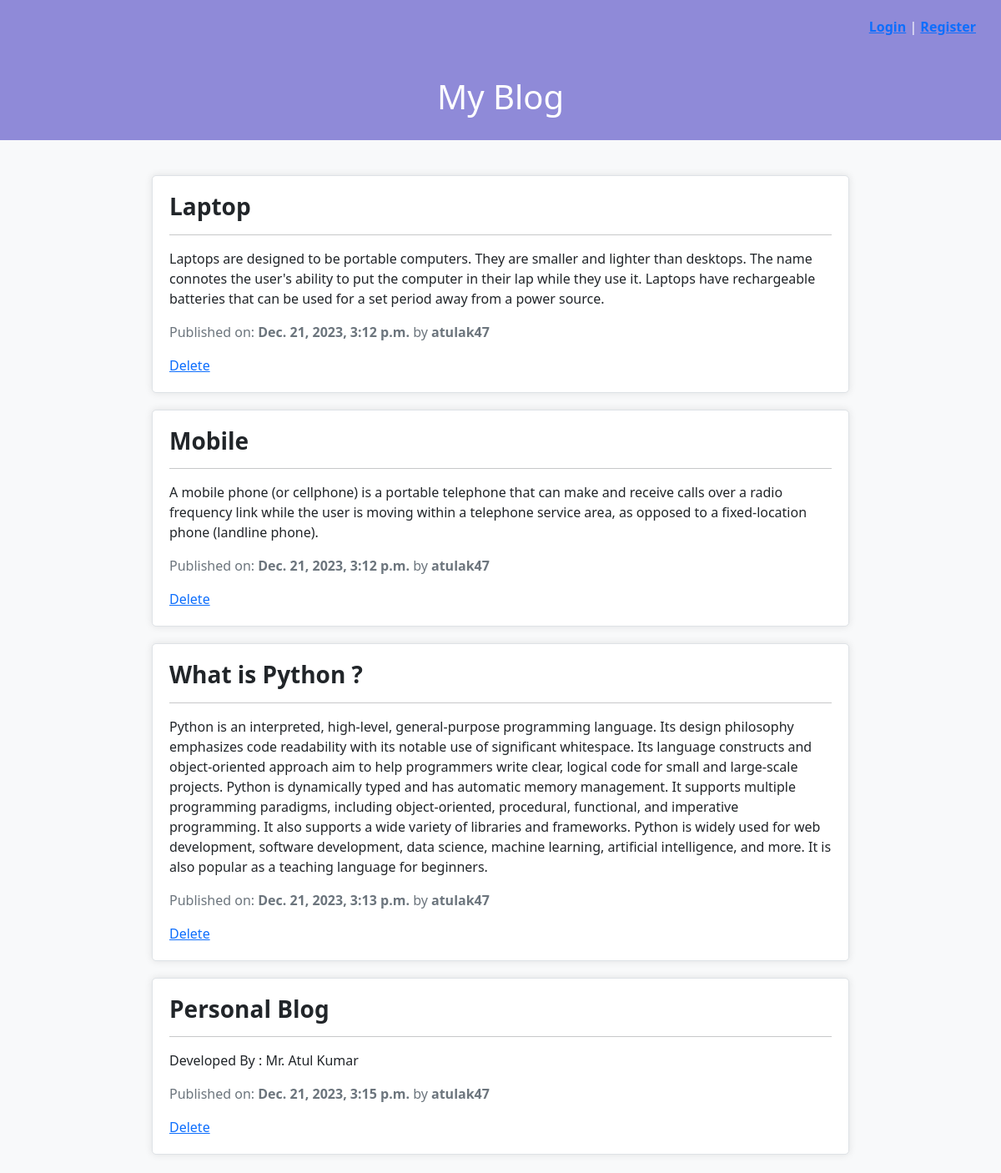
The page / on the database its author committed.
### blog/models.py (models this page shows, shortened)
class Blogpost(models.Model):
    title = models.CharField(max_length=200)
    content = models.TextField()
    pub_date = models.DateTimeField(auto_now_add=True)
    author = models.ForeignKey(User, on_delete=models.CASCADE)

### blog/views.py (the view)
# urls.py: path('', blog_list, name='blog_list'),
def blog_list(request):
    posts = Blogpost.objects.all()
    return render(request, 'blog/blog_list.html', {'posts': posts})

### blog/templates/blog/blog_list.html
{% extends 'base.html' %}
{% block content %}
    <div class="header">
        {% if user.is_authenticated %}
        <p style="text-align: right; margin-right: 30px;">Welcome, {{ user.username }}! <a href="{% url 'logout' %}" class="text-primary"><strong>Logout</strong></a></p>
      {% else %}
        <p style="text-align: right; margin-right: 30px;"><a href="{% url 'login' %}"class="text-primary"><strong>Login</strong></a> | <a href="{% url 'register' %}"class="text-primary"><strong>Register</strong></a></p>
      {% endif %}
        <h1 class="mt-5  text-center">My Blog</h1>
    </div>
    <div style="margin: auto;width: 70%;padding: 2px; margin-top: 40px;">
        {% for post in posts %}
            <div class="post">
                <h3><strong>{{ post.title }}</strong></h3><hr>
                <p>{{ post.content }}</p>
                <p class="post-date">Published on: <strong>{{ post.pub_date }}</strong> by <strong>{{ post.author }}</strong></p>
                <a href="{% url 'delete_blog' post.id %}">Delete</a>
            </div>
        {% endfor %}
    </div>
    {% endblock %}

### blog/templates/base.html (shortened to what this page needs)
<!DOCTYPE html>
<html lang="en">
<head>
    <link rel="stylesheet" href="https://cdn.jsdelivr.net/npm/bootstrap@5.1.3/dist/css/bootstrap.min.css">
</head>
<body>
    {% block content %}
    {% endblock %}
</body>
</html>

### blog/templates/base.html (style rules this page uses)
body { background-color: #f8f9fa; }
.header { background-color: #524ac4a0; color: #fff; padding: 20px 0; }
.post { border: 1px solid #dee2e6; border-radius: 5px; margin-bottom: 20px; padding: 20px; background-color: #ffffff; box-shadow: 0 0 10px rgba(0, 0, 0, 0.1); }
.post-date { color: #6c757d; }

### rows shown on the page
Blogpost: title "Laptop", content "Laptops are designed to be portable computers. They are smaller and lighter than desktops. The name connotes the user's ability to put the computer in their lap while they use it. Laptops have rechargeable batteries that can be used for a set period away from a power source.", pub_date "Dec. 21, 2023, 3:12 p.m.", author "atulak47"
Blogpost: title "Mobile", content "A mobile phone (or cellphone) is a portable telephone that can make and receive calls over a radio frequency link while the user is moving within a telephone service area, as opposed to a fixed-location phone (landline phone).", pub_date "Dec. 21, 2023, 3:12 p.m.", author "atulak47"
Blogpost: title "What is Python ?", content "Python is an interpreted, high-level, general-purpose programming language. Its design philosophy emphasizes code readability with its notable use of significant whitespace. Its language constructs and object-oriented approach aim to help programmers write clear, logical code for small and large-scale projects. Python is dynamically typed and has automatic memory management. It supports multiple programming paradigms, including object-oriented, procedural, functional, and imperative programming. It also supports a wide variety of libraries and frameworks. Python is widely used for web development, software development, data science, machine learning, artificial intelligence, and more. It is…", pub_date "Dec. 21, 2023, 3:13 p.m.", author "atulak47"
Blogpost: title "Personal Blog", content "Developed By : Mr. Atul Kumar", pub_date "Dec. 21, 2023, 3:15 p.m.", author "atulak47"
